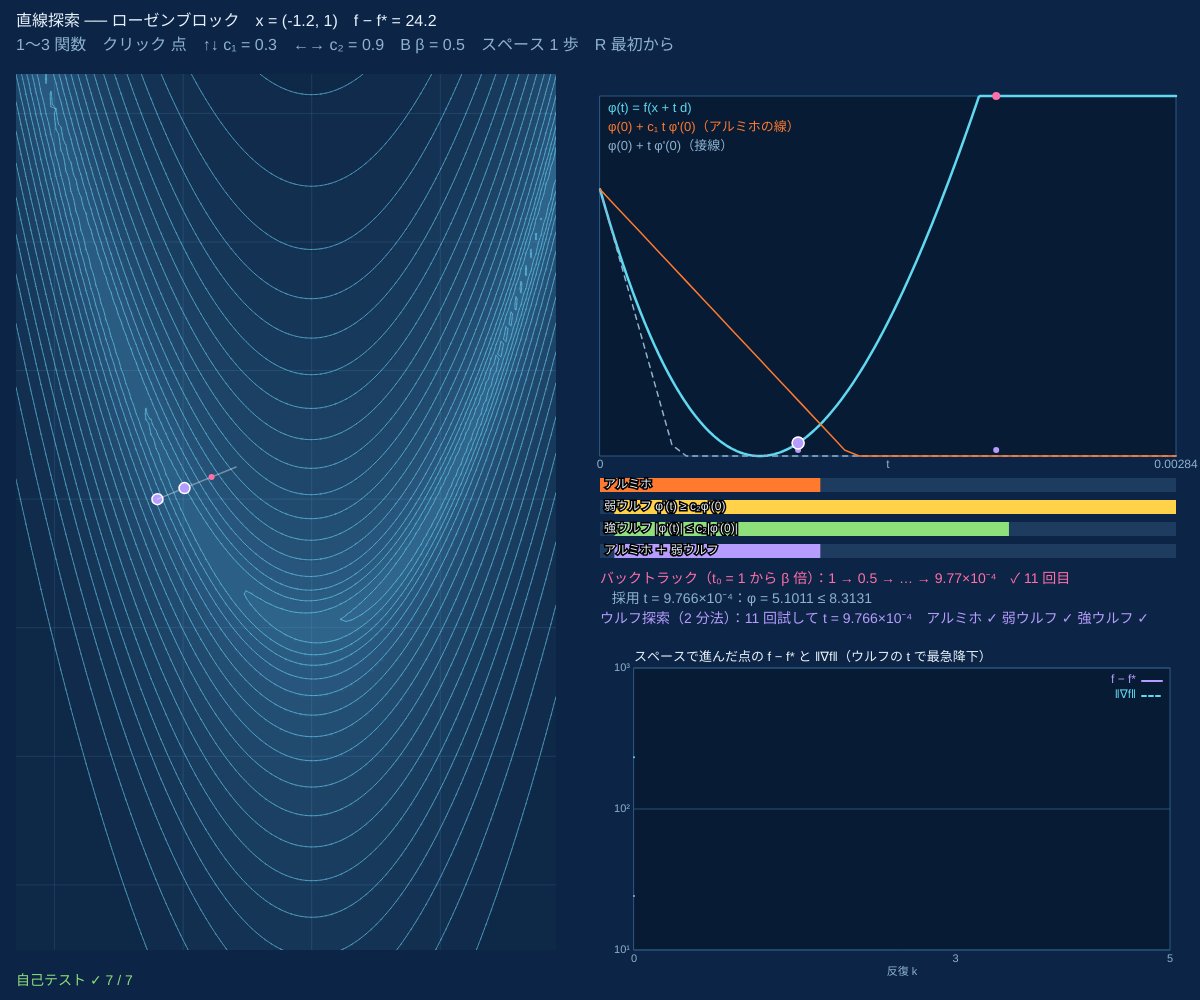
Frame 1 (no input)
Frame 60 (no input): identical to frame 1, image omitted
Frame 120 (the mouse pressed at the canvas centre since frame 60): identical to frame 1, image omitted

The p5.js sketch that drew this single still picture (run headless with seeded random() and noise() and a simulated clock; from frame 60 on, the mouse is pressed at the canvas centre):

// p5.js sketch
// ── sketch.js
// ============================================
// 03 直線探索 ── アルミホの条件とウルフの条件
// 点 x から下り坂の向き d = −∇f(x) に進む。どこまで進むか（ステップ幅 t）を、1 次元の断面 φ(t) = f(x + t d) で決める
//   アルミホ：φ(t) ≤ φ(0) + c₁ t φ'(0)（十分に下がる）　ウルフ：φ'(t) ≥ c₂ φ'(0)（坂がゆるむまで進む）
// 1〜3 = 関数 / クリック = 点 x / ↑↓ = c₁ / ←→ = c₂ / B = β / スペース = その t で 1 歩すすむ / R = 最初から
// ============================================

const C1S = [1e-4, 0.1, 0.3, 0.5], C2S = [0.1, 0.5, 0.9], BETAS = [0.5, 0.2, 0.8];   // ★ c₁・c₂・β の候補
const T0 = 1;                                  // ★ 最初に試すステップ幅
let fi = 0, c1i = 2, c2i = 2, bi = 0, F, V, CI, FNS, x, LS, path = [];

function setup() {
  createCanvas(windowWidth, windowHeight);
  FNS = [ROSEN, HIMMEL, quadFn(10)];
  selfTest();
  pick(0);
}
function pick(i) { fi = i; F = FNS[i]; V = makeView(16, 74, width * 0.45, height - 124, F.view); CI = contourImage(V, F.f); x = F.start.slice(); path = [x]; analyse(); }
// 断面 φ(t) と、その微分 φ'(t) = ∇f(x + t d)·d
function lineOf(F, p, d) { return { phi: (t) => F.f(p[0] + t * d[0], p[1] + t * d[1]), dphi: (t) => vdot(F.g(p[0] + t * d[0], p[1] + t * d[1]), d) }; }
// t を 0〜tm で N 等分して、3 つの条件を満たすかを調べる
function scanSets(ln, tm, c1, c2, N) {
  let p0 = ln.phi(0), s0 = ln.dphi(0), S = { t: [], arm: [], weak: [], strong: [], both: [] };
  for (let i = 0; i <= N; i++) {
    let t = (tm * i) / N, p = ln.phi(t), s = ln.dphi(t), a = p <= p0 + c1 * t * s0, w = s >= c2 * s0;
    S.t.push(t); S.arm.push(a); S.weak.push(w); S.strong.push(Math.abs(s) <= c2 * Math.abs(s0)); S.both.push(a && w);
  }
  return S;
}
function intervals(S, key) {
  let out = [], a = null;
  S[key].forEach((v, i) => { if (v && a === null) a = S.t[i]; if (!v && a !== null) { out.push([a, S.t[i - 1]]); a = null; } });
  if (a !== null) out.push([a, S.t[S.t.length - 1]]);
  return out;
}
// ウルフ探索（2 分法）：下がりすぎなら上限 hi、坂がまだ急なら下限 lo を更新
function wolfeSearch(ln, c1, c2, t = 1) {
  let lo = 0, hi = Infinity, p0 = ln.phi(0), s0 = ln.dphi(0), tries = [];
  for (let k = 0; k < 80; k++) {
    tries.push(t);
    if (!(ln.phi(t) <= p0 + c1 * t * s0)) hi = t;
    else if (ln.dphi(t) < c2 * s0) lo = t;
    else return { t, tries, ok: true };
    t = hi < Infinity ? (lo + hi) / 2 : 2 * t;
  }
  return { t, tries, ok: false };
}
function analyse() {
  let g = F.g(...x), d = [-g[0], -g[1]], ln = lineOf(F, x, d), c1 = C1S[c1i], c2 = C2S[c2i];
  let p0 = ln.phi(0), s0 = ln.dphi(0), tm = 1e-9;
  if (!(s0 < -1e-24)) { LS = null; return; }
  while (tm < 1e6 && ln.phi(tm) < p0) tm *= 1.5;   // φ(t) が φ(0) より上に戻るところまで
  tm *= 1.3;
  LS = { d, ln, p0, s0, tm, S: scanSets(ln, tm, c1, c2, 400), bt: armijo(F, x, d, c1, BETAS[bi], T0), wo: wolfeSearch(ln, c1, c2, T0) };
}

function draw() {
  background(PAL.bg);
  image(CI, V.px, V.py);
  drawPath(V, path, PAL.vi, 2);
  let c1 = C1S[c1i], c2 = C2S[c2i];
  hud([['直線探索 ── ' + F.name + '　x = (' + fmt(x[0]) + ', ' + fmt(x[1]) + ')　f − f* = ' + fmt(F.f(...x) - F.fs), PAL.ink],
    ['1〜3 関数　クリック 点　↑↓ c₁ = ' + c1 + '　←→ c₂ = ' + c2 + '　B β = ' + BETAS[bi] + '　スペース 1 歩　R 最初から' + (c1 >= c2 ? '　※ c₁ < c₂ が必要' : ''), c1 >= c2 ? PAL.rd : PAL.dim]], 16, 14, 16);
  let X0 = width * 0.5, w = width - X0 - 24, y0 = 96, h = height * 0.36;
  if (!LS) { hud([['∇f = 0：ここは停留点。進む向きがない', PAL.gr]], X0, y0, 18); drawSelfTest(); return; }
  let { ln, p0, s0, tm, S, bt, wo, d } = LS;
  // 等高線の上：進む直線と、試した点
  let a = V.toS(...x), b = V.toS(x[0] + tm * d[0], x[1] + tm * d[1]);
  stroke(255, 255, 255, 90); strokeWeight(1.5); line(a[0], a[1], b[0], b[1]);
  noStroke(); fill(PAL.pk); for (let [t] of bt.tries) if (t <= tm) { let s = V.toS(x[0] + t * d[0], x[1] + t * d[1]); circle(s[0], s[1], 6); }
  let q = V.toS(x[0] + wo.t * d[0], x[1] + wo.t * d[1]); stroke(255); fill(PAL.vi); circle(q[0], q[1], 11);
  // φ(t) のグラフ
  let ys = S.t.map((t) => ln.phi(t)), lo = Math.min(...ys), hi = p0 + 0.35 * (p0 - lo) + 1e-300;
  let TX = (t) => X0 + (w * t) / tm, TY = (v) => y0 + h - (h * (Math.min(hi, Math.max(lo, v)) - lo)) / (hi - lo);
  fill(8, 26, 50, 230); stroke(PAL.line); strokeWeight(1); rect(X0, y0, w, h);
  noFill(); stroke(PAL.cy); strokeWeight(2.5); beginShape(); S.t.forEach((t, i) => vertex(TX(t), TY(ys[i]))); endShape();
  strokeWeight(1.5); stroke(PAL.dim); drawingContext.setLineDash([5, 5]); beginShape(); for (let i = 0; i <= 40; i++) { let t = (tm * i) / 40; vertex(TX(t), TY(p0 + t * s0)); } endShape(); drawingContext.setLineDash([]);
  stroke(PAL.or); beginShape(); for (let i = 0; i <= 40; i++) { let t = (tm * i) / 40; vertex(TX(t), TY(p0 + c1 * t * s0)); } endShape();
  noStroke(); bt.tries.forEach(([t, f], i) => { if (t <= tm) { fill(PAL.pk); circle(TX(t), TY(f), i === bt.tries.length - 1 ? 13 : 8); } });
  fill(PAL.vi); wo.tries.forEach((t) => { if (t <= tm) circle(TX(t), y0 + h - 6, 6); }); stroke(255); circle(TX(wo.t), TY(ln.phi(wo.t)), 12); noStroke();
  hud([['φ(t) = f(x + t d)', PAL.cy], ['φ(0) + c₁ t φ\'(0)（アルミホの線）', PAL.or], ['φ(0) + t φ\'(0)（接線）', PAL.dim]], X0 + 8, y0 + 6, 13);
  textAlign(CENTER, TOP); fill(PAL.dim); textSize(12); text('0', X0, y0 + h + 3); text(fmt(tm), X0 + w, y0 + h + 3); text('t', X0 + w / 2, y0 + h + 3);
  // 条件を満たす t の区間（帯）
  [['arm', 'アルミホ', PAL.or], ['weak', '弱ウルフ φ\'(t) ≥ c₂φ\'(0)', PAL.ye], ['strong', '強ウルフ |φ\'(t)| ≤ c₂|φ\'(0)|', PAL.gr], ['both', 'アルミホ ＋ 弱ウルフ', PAL.vi]].forEach(([k, nm, c], r) => {
    let yy = y0 + h + 22 + r * 22;
    fill(30, 60, 95); rect(X0, yy, w, 14);
    fill(c); for (let [u, v] of intervals(S, k)) rect(TX(u), yy, Math.max(2, TX(v) - TX(u)), 14);
    textAlign(LEFT, CENTER); textSize(12); fill(PAL.ink); stroke(0); strokeWeight(3); text(nm, X0 + 4, yy + 7); noStroke();
  });
  let yt = y0 + h + 116, bl = bt.tries.map(([t]) => fmt(t)), last = bt.tries[bt.tries.length - 1];
  hud([['バックトラック（t₀ = ' + T0 + ' から β 倍）：' + (bl.length > 5 ? bl.slice(0, 2).join(' → ') + ' → … → ' + bl.slice(-1) : bl.join(' → ')) + '　✓ ' + bl.length + ' 回目', PAL.pk],
    ['   採用 t = ' + fmt(last[0], 4) + '：φ = ' + fmt(last[1], 5) + ' ≤ ' + fmt(p0 + c1 * last[0] * s0, 5), PAL.dim],
    ['ウルフ探索（2 分法）：' + wo.tries.length + ' 回試して t = ' + fmt(wo.t, 4) + (wo.ok ? '　アルミホ ✓ 弱ウルフ ✓' + (Math.abs(ln.dphi(wo.t)) <= c2 * Math.abs(s0) ? ' 強ウルフ ✓' : ' 強ウルフ ✗') : '　見つからない'), PAL.vi]], X0, yt, 14);
  let fv = path.map((p) => F.f(...p) - F.fs), gn = path.map((p) => vlen(F.g(...p)));
  logPlot(X0 + 34, yt + 96, w - 40, height - yt - 146, [{ v: fv, c: PAL.vi, name: 'f − f*' }, { v: gn, c: PAL.cy, name: '‖∇f‖', dash: true }], { kmax: Math.max(5, path.length - 1), title: 'スペースで進んだ点の f − f* と ‖∇f‖（ウルフの t で最急降下）' });
  drawSelfTest();
}

function mousePressed() { if (V.inside(mouseX, mouseY)) { x = V.toW(mouseX, mouseY); path = [x]; analyse(); } }
function keyPressed() {
  if (key >= '1' && key <= '3') pick(+key - 1);
  if (key === UP_ARROW) c1i = (c1i + 1) % C1S.length;
  if (key === DOWN_ARROW) c1i = (c1i + C1S.length - 1) % C1S.length;
  if (key === RIGHT_ARROW) c2i = (c2i + 1) % C2S.length;
  if (key === LEFT_ARROW) c2i = (c2i + C2S.length - 1) % C2S.length;
  if (key === 'b' || key === 'B') bi = (bi + 1) % BETAS.length;
  if (key === ' ' && LS && LS.wo.ok) { let n = [x[0] + LS.wo.t * LS.d[0], x[1] + LS.wo.t * LS.d[1]]; if (!bad(F.f(...n))) { x = n; path.push(x); } }
  if (key === 'r' || key === 'R') { x = F.start.slice(); path = [x]; }
  analyse();
}

function selfTest() {
  let rnd = rngSeed(3), Q = quadFn(10), ok1 = true, ok2 = true, ok3 = true, ok4 = true, ok5 = true, maxe = 0;
  for (let F of [ROSEN, HIMMEL, Q]) for (let n = 0; n < 4; n++) {
    let p = [F.view[0] + (rnd() - 0.5) * F.view[2], F.view[1] + (rnd() - 0.5) * F.view[2]], g = F.g(...p), d = [-g[0], -g[1]], ln = lineOf(F, p, d), t = 0.3 * rnd() / (1 + vlen(g)), h = 1e-6 / (1 + vlen(g));
    maxe = Math.max(maxe, Math.abs(ln.dphi(t) - (ln.phi(t + h) - ln.phi(t - h)) / (2 * h)) / Math.max(1, Math.abs(ln.dphi(t))));
  }
  stOk('φ\'(t) = ∇f(x + t d)·d が差分と一致（3 関数 × 4 点）', maxe < 1e-5, '相対誤差 ' + fmt(maxe));
  for (let n = 0; n < 12; n++) {   // 2 次関数：φ = φ₀ + tφ'₀ + ½at²、t* = −φ'₀ / a
    let p = [4 * rnd() - 2, 4 * rnd() - 2], g = Q.g(...p), d = [-g[0], -g[1]], ln = lineOf(Q, p, d), H = Q.H();
    let aa = vdot(d, [H[0][0] * d[0] + H[0][1] * d[1], H[1][0] * d[0] + H[1][1] * d[1]]), ts = -ln.dphi(0) / aa;
    let c1 = [1e-4, 0.1, 0.3][n % 3], c2 = [0.5, 0.9, 0.7][n % 3], beta = [0.5, 0.2, 0.8][n % 3], tm = 2.5 * ts, N = 2000, dt = 1.01 * tm / N, S = scanSets(ln, tm, c1, c2, N);
    let A = intervals(S, 'arm'), W = intervals(S, 'weak'), SW = intervals(S, 'strong');
    ok1 = ok1 && A.length === 1 && A[0][0] === 0 && Math.abs(A[0][1] - 2 * (1 - c1) * ts) <= dt;
    ok2 = ok2 && W.length === 1 && Math.abs(W[0][0] - (1 - c2) * ts) <= dt && W[0][1] === tm && SW.length === 1 && Math.abs(SW[0][0] - (1 - c2) * ts) <= dt && Math.abs(SW[0][1] - Math.min(tm, (1 + c2) * ts)) <= dt;
    let bt = armijo(Q, p, d, c1, beta, 10), tb = bt.t, ub = 2 * (1 - c1) * ts;
    ok3 = ok3 && tb <= ub * (1 + 1e-12) && tb > beta * ub * (1 - 1e-12);
  }
  stOk('2 次関数：アルミホの区間 = [0, 2(1−c₁)t*]（走査した区間と比較、12 通り）', ok1);
  stOk('2 次関数：弱ウルフ = [(1−c₂)t*, ∞)、強ウルフ = [(1−c₂)t*, (1+c₂)t*]', ok2);
  stOk('2 次関数：バックトラックの t ∈ (β·2(1−c₁)t*, 2(1−c₁)t*]（t₀ = 10）', ok3);
  for (let F of [ROSEN, HIMMEL]) for (let n = 0; n < 8; n++) {
    let p = [F.view[0] + (rnd() - 0.5) * F.view[2], F.view[1] + (rnd() - 0.5) * F.view[2]], g = F.g(...p), d = [-g[0], -g[1]], ln = lineOf(F, p, d);
    if (vlen(g) < 1e-8) continue;
    let wo = wolfeSearch(ln, 1e-4, 0.9, 1), t = wo.t;
    ok4 = ok4 && wo.ok && ln.phi(t) <= ln.phi(0) + 1e-4 * t * ln.dphi(0) && ln.dphi(t) >= 0.9 * ln.dphi(0);
    let bt = armijo(F, p, d, 1e-4, 0.5, 1); ok5 = ok5 && F.f(p[0] + bt.t * d[0], p[1] + bt.t * d[1]) <= ln.phi(0) + 1e-4 * bt.t * ln.dphi(0);
  }
  stOk('ローゼンブロック・ヒンメルブラウ（16 点）：ウルフ探索の t がアルミホと弱ウルフを両方満たす', ok4);
  stOk('同じ 16 点：バックトラックの t がアルミホを満たす', ok5);
  let R = ROSEN, p = R.start.slice(), it = 0;
  for (; it < 20000 && vlen(R.g(...p)) > 1e-6; it++) { let g = R.g(...p), d = [-g[0], -g[1]], wo = wolfeSearch(lineOf(R, p, d), 1e-4, 0.9, 1); p = [p[0] + wo.t * d[0], p[1] + wo.t * d[1]]; }
  stOk('ウルフの t で最急降下：ローゼンブロックでも (1, 1) に着く（遅いけれど）', errTo(R, p) < 1e-3, it + ' 回、誤差 ' + fmt(errTo(R, p)));
  stReport();
}

// ---------- やってみよう ----------
// 1. ローゼンブロックでは ∇f が大きいので t は 0.001 くらい。t₀ = 1 からのバックトラックは何回縮める？
// 2. c₁ を 0.5 にすると、2 次関数ではちょうど t* までしか許されない（2(1−c₁)t* = t*）
// 3. c₂ を 0.1 にすると強ウルフの区間がせまくなり、ほぼ「正確な直線探索」になる
// 4. スペースを何回も押して、ローゼンブロックの谷をジグザグに進むのを見よう（06・07 の方法と比べる）
// 5. c₁ ≥ c₂ にすると、両方の条件を満たす t がなくなることがある（帯の紫が消える）

// ==================================================
// ここから下は「最適化の道具」（中身は読まなくても OK。消さないでね）
// テスト関数（値・勾配・ヘッセ行列）、等高線、対数グラフ、2×2 行列、直線探索、自己テスト
// ==================================================
const PAL = { bg: '#0c2445', ink: '#e8f2fb', dim: '#8eb2cf', line: '#2c5a85', or: '#ff7a2f', cy: '#5fd8f0', gr: '#8de07a', ye: '#ffd24a', pk: '#ff6fa8', vi: '#b79cff', rd: '#ff5a5a' };

// ---- テスト関数 { f 値, g 勾配, H ヘッセ行列, xs 最小点, fs 最小値, view [中心x, 中心y, 横の半幅] }
function quadFn(kap, th = 0.5) {     // f = ½ xᵀAx、A の固有値は μ = 1 と L = κ（θ だけ回転）
  let c = Math.cos(th), s = Math.sin(th), a = c * c + kap * s * s, b = (1 - kap) * c * s, d = s * s + kap * c * c;
  return { name: '2 次関数 κ = ' + fmt(kap), f: (x, y) => 0.5 * (a * x * x + 2 * b * x * y + d * y * y), g: (x, y) => [a * x + b * y, b * x + d * y],
    H: () => [[a, b], [b, d]], mu: 1, L: kap, xs: [[0, 0]], fs: 0, view: [0, 0, 3.2], start: [-2.6, 1.6], convex: true, th };
}
const ROSEN = { name: 'ローゼンブロック', f: (x, y) => (1 - x) ** 2 + 100 * (y - x * x) ** 2,
  g: (x, y) => [-2 * (1 - x) - 400 * x * (y - x * x), 200 * (y - x * x)],
  H: (x, y) => [[2 - 400 * (y - x * x) + 800 * x * x, -400 * x], [-400 * x, 200]], xs: [[1, 1]], fs: 0, view: [-0.2, 0.9, 2.1], start: [-1.2, 1] };
const HIMMEL = { name: 'ヒンメルブラウ', f: (x, y) => (x * x + y - 11) ** 2 + (x + y * y - 7) ** 2,
  g: (x, y) => [4 * x * (x * x + y - 11) + 2 * (x + y * y - 7), 2 * (x * x + y - 11) + 4 * y * (x + y * y - 7)],
  H: (x, y) => [[12 * x * x + 4 * y - 42, 4 * x + 4 * y], [4 * x + 4 * y, 4 * x + 12 * y * y - 26]],
  xs: [[3, 2], [-2.8051, 3.1313], [-3.7793, -3.2832], [3.5844, -1.8481]], fs: 0, view: [0, 0, 6.2], start: [-0.3, -0.9] };
const BEALE = (() => {
  let C = [1.5, 2.25, 2.625], each = (x, y, fn) => C.forEach((c, i) => { let n = i + 1; fn(c - x + x * y ** n, y ** n - 1, n * x * y ** (n - 1), n * y ** (n - 1), n > 1 ? n * (n - 1) * x * y ** (n - 2) : 0); });
  return { name: 'ビール', f: (x, y) => { let s = 0; each(x, y, (r) => (s += r * r)); return s; },
    g: (x, y) => { let p = [0, 0]; each(x, y, (r, rx, ry) => { p[0] += 2 * r * rx; p[1] += 2 * r * ry; }); return p; },
    H: (x, y) => { let a = 0, b = 0, d = 0; each(x, y, (r, rx, ry, rxy, ryy) => { a += 2 * rx * rx; b += 2 * (rx * ry + r * rxy); d += 2 * (ry * ry + r * ryy); }); return [[a, b], [b, d]]; },
    xs: [[3, 0.5]], fs: 0, view: [0.6, 0, 4.6], start: [-1.5, 1.8] };
})();
HIMMEL.xs = HIMMEL.xs.map((p) => criticalPoint(HIMMEL, p));   // 4 つの最小点を ∇f = 0 のニュートン法で精密に
const LSE = (() => {                  // log(e^(x+3y−0.1) + e^(x−3y−0.1) + e^(−x−0.1))：凸。最小点 (−ln2 / 2, 0)、最小値 (3/2)ln2 − 0.1
  let pr = (x, y) => { let z = [x + 3 * y - 0.1, x - 3 * y - 0.1, -x - 0.1], m = Math.max(...z), e = z.map((v) => Math.exp(v - m)), s = e[0] + e[1] + e[2]; return [m + Math.log(s), e.map((v) => v / s)]; };
  return { name: 'log-sum-exp', f: (x, y) => pr(x, y)[0], g: (x, y) => { let p = pr(x, y)[1]; return [p[0] + p[1] - p[2], 3 * p[0] - 3 * p[1]]; },
    H: (x, y) => { let p = pr(x, y)[1], g0 = p[0] + p[1] - p[2], g1 = 3 * p[0] - 3 * p[1]; return [[1 - g0 * g0, g1 - g0 * g1], [g1 - g0 * g1, 9 * (p[0] + p[1]) - g1 * g1]]; },
    xs: [[-Math.LN2 / 2, 0]], fs: 1.5 * Math.LN2 - 0.1, view: [-0.4, 0, 2.4], start: [-2, 1.1], convex: true, L: 10 };
})();

// ---- 2×2 の行列とベクトル
function eig2(M) {                    // 対称行列の固有値（小さい順）と固有ベクトル
  let a = M[0][0], b = M[0][1], d = M[1][1], t = (a + d) / 2, r = Math.hypot((a - d) / 2, b), l1 = t - r;
  let v = Math.abs(b) > 1e-14 * (Math.abs(a) + Math.abs(d) + 1) ? [l1 - d, b] : a <= d ? [1, 0] : [0, 1], n = Math.hypot(v[0], v[1]);
  v = [v[0] / n, v[1] / n];
  return { l: [l1, t + r], v: [v, [-v[1], v[0]]] };
}
function solve2(M, r) { let det = M[0][0] * M[1][1] - M[0][1] * M[1][0]; return [(M[1][1] * r[0] - M[0][1] * r[1]) / det, (M[0][0] * r[1] - M[1][0] * r[0]) / det]; }
function vlen(v) { return Math.hypot(...v); }
function vdot(a, b) { let s = 0; for (let i = 0; i < a.length; i++) s += a[i] * b[i]; return s; }
function vaxpy(a, x, y) { return y.map((yi, i) => yi + a * x[i]); }   // a·x + y
function bad(v) { return !isFinite(v) || Math.abs(v) > 1e12; }
function errTo(F, p) { return Math.min(...F.xs.map((q) => Math.hypot(p[0] - q[0], p[1] - q[1]))); }

// ---- 微分のチェック（中心差分）。H は「解析的な勾配」の差分と比べる
function fdGrad(fn, x, y, h = 1e-6) { return [(fn(x + h, y) - fn(x - h, y)) / (2 * h), (fn(x, y + h) - fn(x, y - h)) / (2 * h)]; }
function derivErr(F, pts) {
  let eg = 0, eh = 0, rel = (a, b) => Math.abs(a - b) / Math.max(1, Math.abs(b));
  for (let [x, y] of pts) {
    let g = F.g(x, y), n = fdGrad(F.f, x, y), H = F.H(x, y), h = 1e-6;
    let gx1 = F.g(x + h, y), gx0 = F.g(x - h, y), gy1 = F.g(x, y + h), gy0 = F.g(x, y - h);
    let N = [[(gx1[0] - gx0[0]) / (2 * h), (gy1[0] - gy0[0]) / (2 * h)], [(gx1[1] - gx0[1]) / (2 * h), (gy1[1] - gy0[1]) / (2 * h)]];
    eg = Math.max(eg, rel(g[0], n[0]), rel(g[1], n[1]));
    for (let i = 0; i < 2; i++) for (let j = 0; j < 2; j++) eh = Math.max(eh, rel(H[i][j], N[i][j]));
  }
  return { g: eg, H: eh };
}
// ∇f = 0 をニュートン法で解く（停留点を探す）
function criticalPoint(F, p, it = 60) {
  for (let k = 0; k < it; k++) { let d = solve2(F.H(p[0], p[1]), F.g(p[0], p[1])); if (!isFinite(d[0] + d[1])) return null; p = [p[0] - d[0], p[1] - d[1]]; if (vlen(d) < 1e-14) break; }
  return vlen(F.g(p[0], p[1])) < 1e-8 ? p : null;
}
// アルミホの条件 f(x + t d) ≤ f(x) + c₁ t ∇fᵀd になるまで t を β 倍（試した点も返す）
function armijo(F, p, d, c1 = 1e-4, beta = 0.5, t = 1) {
  let f0 = F.f(p[0], p[1]), sl = vdot(F.g(p[0], p[1]), d), tries = [];
  for (let k = 0; k < 60; k++) { let fq = F.f(p[0] + t * d[0], p[1] + t * d[1]); tries.push([t, fq]); if (fq <= f0 + c1 * t * sl) break; t *= beta; }
  return { t, tries, slope: sl };
}

// ---- 画面と世界の座標（縦横の縮尺は同じ）
function makeView(px, py, pw, ph, v) {
  let V = { px, py, pw: Math.round(pw), ph: Math.round(ph), cx: v[0], cy: v[1], hw: v[2] };
  V.sc = V.pw / (2 * V.hw); V.hh = V.ph / (2 * V.sc);
  V.toS = (x, y) => [V.px + V.pw / 2 + (x - V.cx) * V.sc, V.py + V.ph / 2 - (y - V.cy) * V.sc];
  V.toW = (sx, sy) => [V.cx + (sx - V.px - V.pw / 2) / V.sc, V.cy - (sy - V.py - V.ph / 2) / V.sc];
  V.inside = (sx, sy) => sx >= V.px && sx <= V.px + V.pw && sy >= V.py && sy <= V.py + V.ph;
  return V;
}
// 等高線の画像：格子で値を計算 → 分位点で段を決め、色ぬり ＋ マーチングスクエアで線（関数を変えたときだけ呼ぶ）
function contourImage(V, fz, nLev = 18) {
  let cs = 5, nx = Math.ceil(V.pw / cs) + 1, ny = Math.ceil(V.ph / cs) + 1, Z = new Float64Array(nx * ny);
  for (let j = 0; j < ny; j++) for (let i = 0; i < nx; i++) { let [x, y] = V.toW(V.px + i * cs, V.py + j * cs), z = fz(x, y); Z[j * nx + i] = isFinite(z) ? z : 1e300; }
  let srt = Array.from(Z).filter((z) => z < 1e300).sort((a, b) => a - b), lev = [];
  for (let k = 1; k <= nLev; k++) lev.push(srt[Math.min(srt.length - 1, Math.floor(srt.length * Math.pow(k / (nLev + 1), 1.7)))]);
  let G = createGraphics(V.pw, V.ph); G.pixelDensity(1);
  let ctx = G.drawingContext, img = ctx.createImageData(V.pw, V.ph), band = new Uint8Array(nx * ny);
  for (let q = 0; q < Z.length; q++) { let b = 0; while (b < nLev && Z[q] > lev[b]) b++; band[q] = Z[q] >= 1e300 ? 255 : b; }
  for (let py = 0; py < V.ph; py++) for (let px = 0; px < V.pw; px++) {
    let b = band[Math.round(py / cs) * nx + Math.round(px / cs)], t = b === 255 ? 1.25 : b / nLev, o = 4 * (py * V.pw + px);
    img.data[o] = 14 + 34 * (1 - t); img.data[o + 1] = 40 + 62 * (1 - t); img.data[o + 2] = 72 + 70 * (1 - t); img.data[o + 3] = 255;
  }
  ctx.putImageData(img, 0, 0);
  // 方眼（製図用紙）
  let gs = Math.pow(10, Math.floor(Math.log10(V.hw / 2))); if (V.hw / gs > 10) gs *= 2; if (V.hw / gs > 10) gs *= 2.5;
  ctx.strokeStyle = 'rgba(120,200,240,0.12)'; ctx.lineWidth = 1; ctx.beginPath();
  for (let x = Math.ceil((V.cx - V.hw) / gs) * gs; x < V.cx + V.hw; x += gs) { let s = V.toS(x, 0)[0] - V.px; ctx.moveTo(s, 0); ctx.lineTo(s, V.ph); }
  for (let y = Math.ceil((V.cy - V.hh) / gs) * gs; y < V.cy + V.hh; y += gs) { let s = V.toS(0, y)[1] - V.py; ctx.moveTo(0, s); ctx.lineTo(V.pw, s); }
  ctx.stroke();
  ctx.strokeStyle = 'rgba(110,215,250,0.55)';
  for (let L of lev) {
    ctx.beginPath();
    for (let j = 0; j < ny - 1; j++) for (let i = 0; i < nx - 1; i++) {
      let a = Z[j * nx + i], b = Z[j * nx + i + 1], c = Z[(j + 1) * nx + i + 1], d = Z[(j + 1) * nx + i], P = [];
      if (a > L !== b > L) P.push(i + (L - a) / (b - a), j);
      if (b > L !== c > L) P.push(i + 1, j + (L - b) / (c - b));
      if (d > L !== c > L) P.push(i + (L - d) / (c - d), j + 1);
      if (a > L !== d > L) P.push(i, j + (L - a) / (d - a));
      for (let q = 0; q + 3 < P.length; q += 4) { ctx.moveTo(P[q] * cs, P[q + 1] * cs); ctx.lineTo(P[q + 2] * cs, P[q + 3] * cs); }
    }
    ctx.stroke();
  }
  G.levels = lev;
  return G;
}

// ---- 対数グラフ：series = [{ v: 値の配列, c: 色, name, dash }]。0 以下・NaN は描かない。opt = { lo, hi, logx, title, kmax }
function logPlot(x, y, w, h, series, opt = {}) {
  let lo = opt.lo, hi = opt.hi, kmax = opt.kmax || 1, mn = Infinity, mx = -Infinity;
  for (let s of series) { if (!opt.kmax) kmax = Math.max(kmax, s.v.length - 1); for (let v of s.v) if (v > 0 && isFinite(v)) { mn = Math.min(mn, Math.log10(v)); mx = Math.max(mx, Math.log10(v)); } }
  if (lo === undefined) lo = isFinite(mn) ? Math.max(-17, Math.floor(mn)) : -16;
  if (hi === undefined) hi = isFinite(mx) ? Math.ceil(mx) : 2;
  if (hi <= lo) hi = lo + 1;
  let X = (k) => x + w * (opt.logx ? Math.log(1 + k) / Math.log(1 + kmax) : k / kmax), Y = (v) => y + h - (h * (Math.log10(v) - lo)) / (hi - lo);
  push();
  fill(8, 26, 50, 230); stroke(PAL.line); strokeWeight(1); rect(x, y, w, h);
  textSize(11); textAlign(RIGHT, CENTER);
  let de = Math.max(1, Math.ceil((hi - lo) / 8));
  for (let e = lo; e <= hi; e += de) { let yy = Y(Math.pow(10, e)); stroke(40, 80, 120); line(x, yy, x + w, yy); noStroke(); fill(PAL.dim); text('10' + sup(e), x - 4, yy); }
  textAlign(CENTER, TOP); noStroke(); fill(PAL.dim);
  let kt = opt.logx ? [1, 10, 100, 1000, 10000].filter((k) => k <= kmax) : [0, Math.round(kmax / 2), kmax];
  for (let k of kt) text(k, X(k), y + h + 3);
  text(opt.xlabel || '反復 k', x + w / 2, y + h + 16);
  for (let s of series) {
    stroke(s.c); strokeWeight(s.wt || 2); noFill();
    if (s.dash) drawingContext.setLineDash([6, 5]);
    let pts = [];
    let flush = () => { if (pts.length >= 2) { beginShape(); for (let p of pts) vertex(p[0], p[1]); endShape(); } else if (pts.length === 1) point(pts[0][0], pts[0][1]); pts = []; };
    for (let k = 0; k < s.v.length && k <= kmax; k++) { let v = s.v[k]; if (v > 0 && isFinite(v)) pts.push([X(k), Math.max(y, Math.min(y + h, Y(v)))]); else flush(); }
    flush(); drawingContext.setLineDash([]);
  }
  noStroke(); textAlign(RIGHT, TOP); textSize(12);
  series.filter((s) => s.name).forEach((s, i) => { let yy = y + 6 + 15 * i; noStroke(); fill(s.c); text(s.name, x + w - 34, yy); stroke(s.c); strokeWeight(2); if (s.dash) drawingContext.setLineDash([4, 3]); line(x + w - 28, yy + 7, x + w - 8, yy + 7); drawingContext.setLineDash([]); });
  if (opt.title) { noStroke(); fill(PAL.ink); textSize(13); textAlign(LEFT, BOTTOM); text(opt.title, x, y - 4); }
  pop();
}

// ---- 描く道具
function arrow(x1, y1, x2, y2, c, w = 2) {
  let a = Math.atan2(y2 - y1, x2 - x1), L = Math.hypot(x2 - x1, y2 - y1), hd = Math.min(12, L * 0.4);
  push(); stroke(c); fill(c); strokeWeight(w); line(x1, y1, x2, y2);
  if (L > 2) triangle(x2, y2, x2 - hd * Math.cos(a - 0.4), y2 - hd * Math.sin(a - 0.4), x2 - hd * Math.cos(a + 0.4), y2 - hd * Math.sin(a + 0.4));
  pop();
}
function drawPath(V, P, c, w = 2, dots = true) {   // 反復点の列を折れ線と点で
  if (P.length === 0) return;
  push(); stroke(c); strokeWeight(w); noFill();
  if (P.length >= 2) { beginShape(); for (let p of P) { let s = V.toS(p[0], p[1]); vertex(s[0], s[1]); } endShape(); }
  if (dots) { noStroke(); fill(c); for (let i = 0; i < P.length; i += Math.max(1, Math.floor(P.length / 60))) { let s = V.toS(P[i][0], P[i][1]); circle(s[0], s[1], 5); } }
  let s = V.toS(P[P.length - 1][0], P[P.length - 1][1]); stroke(255); strokeWeight(1.5); fill(c); circle(s[0], s[1], 11);
  pop();
}
function hud(lines, x, y, sz = 15, lh = 1.45) {   // 文字の列（[文字, 色] または 文字）
  push(); noStroke(); textSize(sz); textAlign(LEFT, TOP);
  lines.forEach((L, i) => { let [s, c] = Array.isArray(L) ? L : [L, PAL.ink]; fill(c); text(s, x, y + i * sz * lh); });
  pop();
}
const SUP = { '-': '⁻', 0: '⁰', 1: '¹', 2: '²', 3: '³', 4: '⁴', 5: '⁵', 6: '⁶', 7: '⁷', 8: '⁸', 9: '⁹' };
function sup(n) { return String(n).split('').map((ch) => SUP[ch] || ch).join(''); }
function fmt(v, d = 3) {             // 数の表示（発散・とても小さい数も）
  if (!isFinite(v) || Math.abs(v) > 1e12) return '発散';
  if (v === 0) return '0';
  let a = Math.abs(v);
  if (a < 1e-3 || a >= 1e5) { let e = Math.floor(Math.log10(a)), m = v / Math.pow(10, e); return m.toFixed(d - 1) + '×10' + sup(e); }
  return String(+v.toPrecision(d));
}
function rngSeed(s) { return () => { s |= 0; s = (s + 0x6d2b79f5) | 0; let t = Math.imul(s ^ (s >>> 15), 1 | s); t = (t + Math.imul(t ^ (t >>> 7), 61 | t)) ^ t; return ((t ^ (t >>> 14)) >>> 0) / 4294967296; }; }

// ---- 自己テスト（起動時に、知られている答えと照合する）
let selfTestResults = [];
function stOk(name, cond, info = '') { selfTestResults.push({ name, ok: !!cond, info }); }
function stReport() { for (let r of selfTestResults) (r.ok ? console.log : console.error)((r.ok ? '✓ ' : '✗ ') + r.name + (r.info ? '  [' + r.info + ']' : '')); }
function selfTestLine() { let n = selfTestResults.filter((r) => r.ok).length; return '自己テスト ' + (n === selfTestResults.length ? '✓ ' : '✗ ') + n + ' / ' + selfTestResults.length; }
function drawSelfTest() { push(); noStroke(); textSize(14); textAlign(LEFT, BOTTOM); fill(selfTestResults.every((r) => r.ok) ? PAL.gr : PAL.rd); text(selfTestLine(), 16, height - 12); pop(); }
